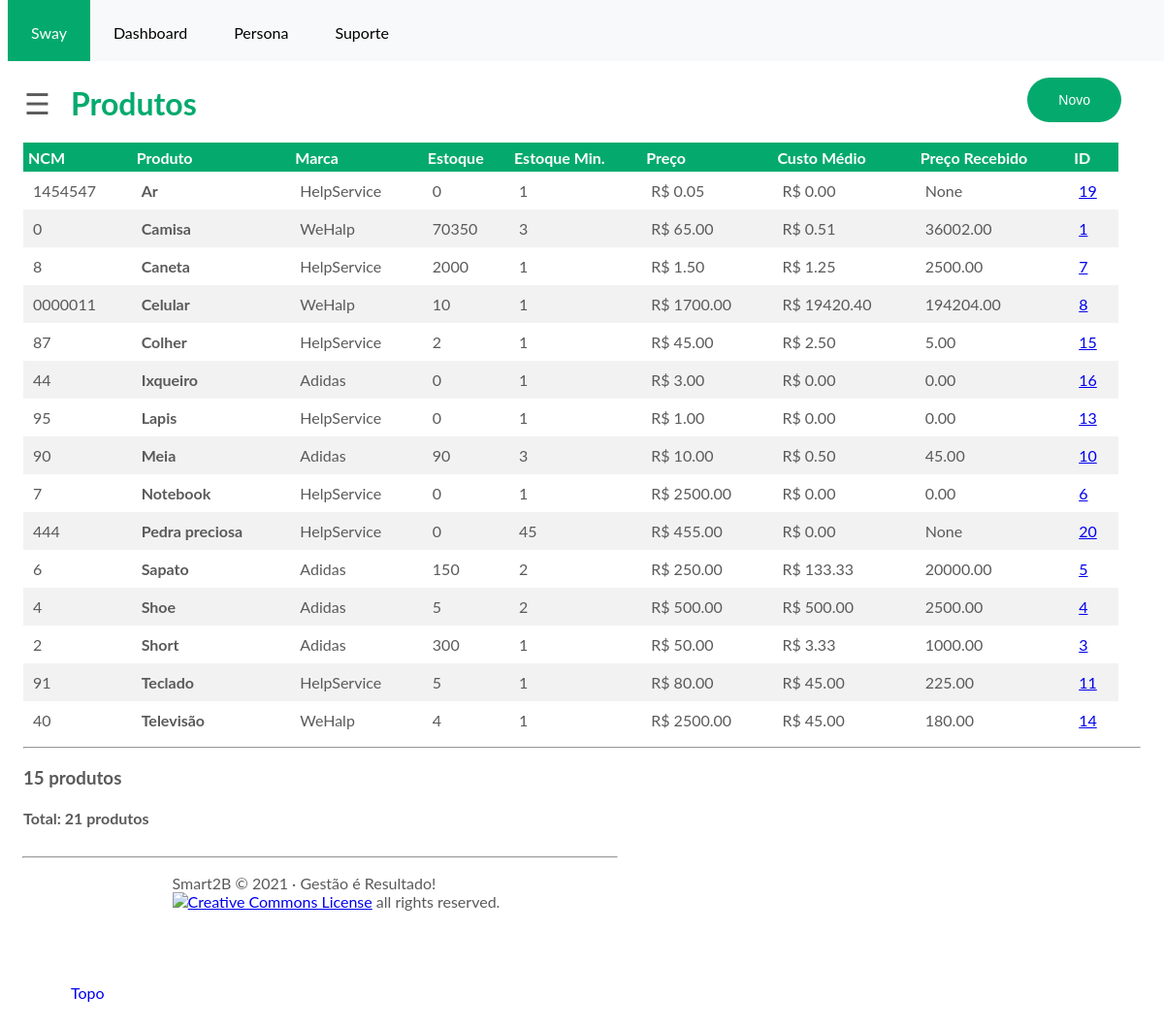
The app's page /swayapp/product_list/, older data.
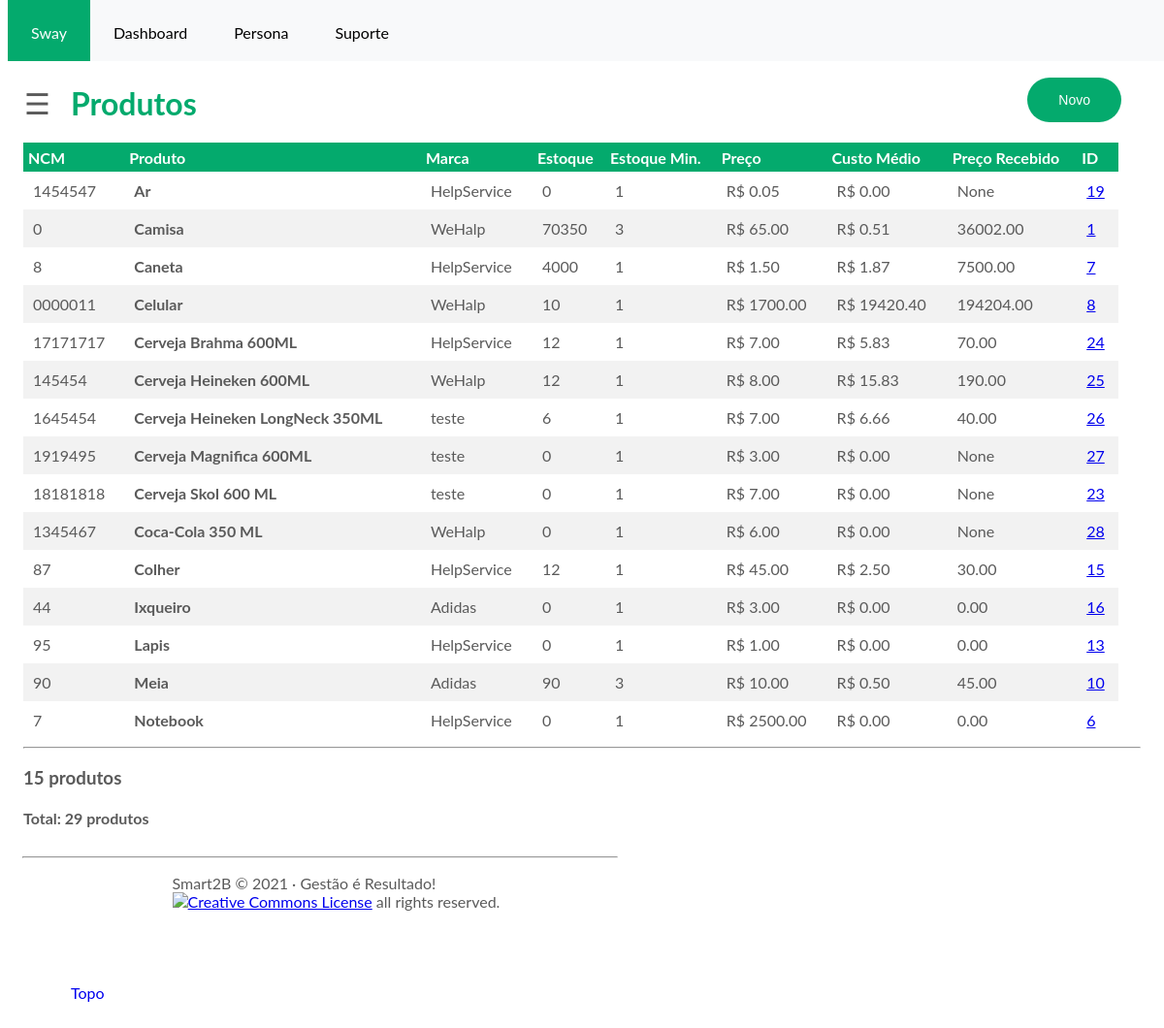
The same page, newer data.
### swayapp/models.py (models this page shows, shortened)
class Product(models.Model):
    imported = models.BooleanField('Importado', default=False)
    outofline = models.BooleanField('Fora de Linha', default=False)
    ncm = models.CharField('NCM', max_length=8)
    brand = models.ForeignKey(
        Brand,
        on_delete=models.CASCADE,
        verbose_name='marca'
    )
    product = models.CharField('Produto', max_length=100, unique=True)
    sell_price = models.DecimalField('Preço venda', max_digits=7, decimal_places=2, default=0)
    received_by = models.CharField(max_length=50, blank=True, null=True)
    received = models.IntegerField(default='0', blank=False, null=True)
    received_price = models.DecimalField('Preço Recebimento', max_digits=20, decimal_places=2, null=True)
    ipi = models.DecimalField('IPI', max_digits=3, decimal_places=2, blank=True, default=0)
    stock = models.IntegerField('Estoque atual', default='0', blank=False, null=True)
    stock_min = models.PositiveIntegerField('Estoque Minimo', default=0)
    category = models.ForeignKey(Category, verbose_name='Categoria', on_delete=models.SET_NULL, null=True, blank=True)
    class Meta:
        ordering = ['product']
        verbose_name = 'produto'
        verbose_name_plural = 'produtos'
    def get_price(self):
        return "R$ %s" % number_format(self.sell_price, 2)
    def get_ipi(self):
        return "%s" % number_format(self.ipi * 100, 0)
    def get_custo_medio(self):
        if self.stock != 0 and self.received_price != 0:
            return "R$ %s" % number_format(self.received_price / self.stock, 2)
        else:
            return "R$ %s" % number_format(0, 2)

class Brand(models.Model):
    brand = models.CharField('Marca', max_length=50, unique=True)
    class Meta:
        ordering = ['brand']
        verbose_name = 'Marca'
        verbose_name_plural = 'marcas'
    def __str__(self):
        return self.brand

### swayapp/views.py (the view, shortened to what this page needs)
# urls.py: path('product_list/', views.ProductList.as_view(), name='product_list'),
class ProductList(CounterMixin, ListView):
    template_name = 'product_list.html'
    model = Product
    paginate_by = 15
    form_class = ProductForm
    def get_context_data(self):
        context = super(ProductList, self).get_context_data()
        context['form'] = ProductForm
        return context
    def get_queryset(self):
        p = Product.objects.all()
        q = self.request.GET.get('search_box')
        if q is not None:
            p = p.filter(product__icontains=q)
        if self.request.GET.get('filter_link', False):
            p = p.filter(stock__lt=F('stock_min'))
        if self.request.GET.get('outofline', False):
            p = p.filter(outofline=1)
        return p

### swayapp/mixins.py (called while the page is built)
    def get_context_data(self, **kwargs):
        context =super(CounterMixin, self).get_context_data(**kwargs)
        context['count'] =self.get_queryset().count()
        return context

### swayapp/models.py (called while the page is built)
    def __str__(self):
        return self.category

### swayapp/templates/product_list.html (shortened to what this page needs)
{% extends 'base.html' %}
{% load widget_tweaks %}
{% block content %}
<body>
<button type="button"
	class="addbutton"
	data-toggle="modal"
	data-target="#exampleModalScrollable">
	Novo
</button>
<h1 class="willianclass">Produtos</h1>
{% if object_list %}
<div>
	<table class="table table-striped">
		<thead>
		<tr>
			<th>NCM</th>
			<th>Produto</th>
			<th>Marca</th>
			<th class="text-center">Estoque</th>
			<th class="text-center">Estoque Min.</th>
			<th class="text-right">Preço</th>
			<th class="text-center">Custo Médio</th>
			<th class="text-center">Preço Recebido</th>
			<th class="text-center">ID</th>
		</tr>
		</thead>
		<tbody>
		{% for product in object_list %}
		{% if product.outofline %}
		<tr class="danger">
			{% else %}
		<tr>
			{% endif %}
			<td>{{ product.ncm }}</td>
			<td><b>{{ product.product }}</b></td>
			<td>{{ product.brand.brand }}</td>
			<td class="text-center">{{ product.stock }}</td>
			<td class="text-center">{{ product.stock_min }}</td>
			<td class="text-right">{{ product.get_price }}</td>
			<td class="text-right">{{ product.get_custo_medio }}</td>
			<td class="text-right">{{ product.received_price }}</td>
			<td class="text-center"><a href="{% url 'swayapp:receive' product.id %}">{{product.id}}</a></td>
		</tr>
		{% endfor %}
		</tbody>
	</table>
</div>
{% else %}
<p class="alert alert-warning">Sem itens na lista.</p>
{% endif %}
	<hr>
	<div>
		<h3>{{ object_list|length }} produto{{ object_list|length|pluralize }}</h3>
		<h4>
			<b>Total:</b>
			{{ page_obj.paginator.count }} produto{{ page_obj.paginator.count|pluralize }}
		</h4>
	</div>
</body>
{% endblock content %}

Row changes from the older to the newer data that the page shows:
no longer on this page (row unchanged): Product: ncm "444", product "Pedra preciosa", brand.brand "HelpService", stock "0", stock_min "45", get_price "R$ 455.00", get_custo_medio "R$ 0.00", received_price "None", id "20"
no longer on this page (row unchanged): Product: ncm "6", product "Sapato", brand.brand "Adidas", stock "150", stock_min "2", get_price "R$ 250.00", get_custo_medio "R$ 133.33", received_price "20000.00", id "5"
no longer on this page (row unchanged): Product: ncm "4", product "Shoe", brand.brand "Adidas", stock "5", stock_min "2", get_price "R$ 500.00", get_custo_medio "R$ 500.00", received_price "2500.00", id "4"
no longer on this page (row unchanged): Product: ncm "2", product "Short", brand.brand "Adidas", stock "300", stock_min "1", get_price "R$ 50.00", get_custo_medio "R$ 3.33", received_price "1000.00", id "3"
no longer on this page (row unchanged): Product: ncm "91", product "Teclado", brand.brand "HelpService", stock "5", stock_min "1", get_price "R$ 80.00", get_custo_medio "R$ 45.00", received_price "225.00", id "11"
no longer on this page (row unchanged): Product: ncm "40", product "Televisão", brand.brand "WeHalp", stock "4", stock_min "1", get_price "R$ 2500.00", get_custo_medio "R$ 45.00", received_price "180.00", id "14"
changed Product "Caneta": stock "2000" → "4000"; get_custo_medio "R$ 1.25" → "R$ 1.87"; received_price "2500.00" → "7500.00"
added Product: ncm "17171717", product "Cerveja Brahma 600ML", brand.brand "HelpService", stock "12", stock_min "1", get_price "R$ 7.00", get_custo_medio "R$ 5.83", received_price "70.00", id "24"
added Product: ncm "145454", product "Cerveja Heineken 600ML", brand.brand "WeHalp", stock "12", stock_min "1", get_price "R$ 8.00", get_custo_medio "R$ 15.83", received_price "190.00", id "25"
added Product: ncm "1645454", product "Cerveja Heineken LongNeck 350ML", brand.brand "teste", stock "6", stock_min "1", get_price "R$ 7.00", get_custo_medio "R$ 6.66", received_price "40.00", id "26"
added Product: ncm "1919495", product "Cerveja Magnifica 600ML", brand.brand "teste", stock "0", stock_min "1", get_price "R$ 3.00", get_custo_medio "R$ 0.00", received_price "None", id "27"
added Product: ncm "18181818", product "Cerveja Skol 600 ML", brand.brand "teste", stock "0", stock_min "1", get_price "R$ 7.00", get_custo_medio "R$ 0.00", received_price "None", id "23"
added Product: ncm "1345467", product "Coca-Cola 350 ML", brand.brand "WeHalp", stock "0", stock_min "1", get_price "R$ 6.00", get_custo_medio "R$ 0.00", received_price "None", id "28"
changed Product "Colher": stock "2" → "12"; received_price "5.00" → "30.00"
Text that changed along with them:
{{ page_obj.paginator.count }}: "21" → "29"
